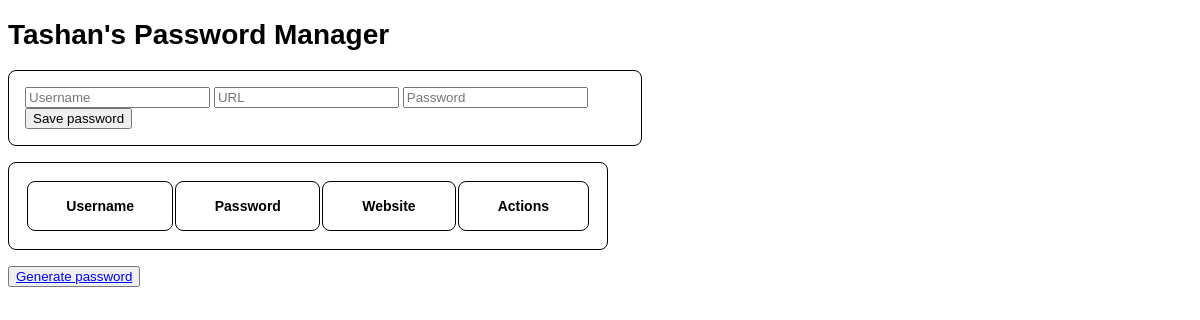
Page /manager on the earlier database version.
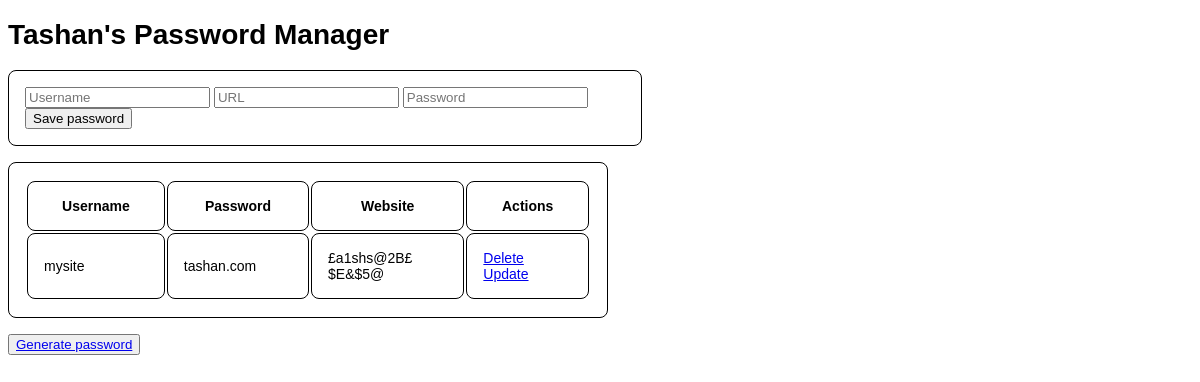
Same page on the later database version.
### app.py (models this page shows, shortened)
class Password(db.Model):
    id = db.Column(db.Integer, primary_key=True)
    username = db.Column(db.String(100), unique=True, nullable=False)
    password = db.Column(db.String(100), unique=True, nullable=False)
    website_id = db.Column(db.Integer, db.ForeignKey('website.id'), nullable=False)
    website = db.relationship('Website', backref=db.backref('password', lazy=True))

class Website(db.Model):
    id = db.Column(db.Integer, primary_key=True)
    name = db.Column(db.String(100), nullable=False, unique=True)

### app.py (the view)
@app.route('/manager', methods=['GET', 'POST'])
def manager():
    if request.method == 'POST':
        username = request.form['username']
        password = request.form['password']
        url = request.form['url']
        website = Website.query.filter_by(name=url).first()
        if website is None:
            try:
                website = Website(name=url)
                db.session.add(website)
                db.session.commit()
            except:
                return 'There was an issue adding the website'
        new_password = Password(username=username, password=password, website=website, website_id=website.id)
        try:
            db.session.add(new_password)
            db.session.commit()
            return redirect('/manager')
        except:
            return 'There was an issue with adding your password'
    else:
        passwords = Password.query.order_by(Password.id).all()
        return render_template('manager.html', passwords=passwords)

### templates/manager.html (shortened to what this page needs)
{% extends 'base.html' %}
{% block body %}
<div>
    <h1>Tashan's Password Manager</h1>
        <form action="/manager" method="POST">
            <input type="text" name="username" id="username" placeholder="Username">
            <input type="text" name="url" id="url" placeholder="URL">
            <input type="password" name="password" id="password" placeholder="Password">
            <input type="submit" value="Save password">
        </form>
        <br>
        <table>
            <tr>
                <th>Username</th>
                <th>Password</th>
                <th>Website</th>
                <th>Actions</th>
            </tr>
        {% for password in passwords %}
            <tr>
                <td>{{ password.username }}</td>
                <td>{{ password.website.name }}</td>
                <td>{{ password.password }}</td>
                <td>
                    <a href="/delete/{{password.id}}">Delete</a>
                    <br>
                    <a href="/update/{{password.id}}">Update</a>
                </td>
            </tr>
        {% endfor %}
        </table>
        <br>
        <button><a href="/">Generate password</a></button>
</div>
{% endblock %}

### templates/base.html (shortened to what this page needs)
<!DOCTYPE html>
<html lang="en">
<head>
    <link rel="stylesheet" href="{{ url_for('static', filename='css/main.css') }}">
</head>
<body>
    {% block body %} {% endblock %}
</body>
</html>

### static/css/main.css (style rules this page uses)
body { background: white; color: black; font-family:'Lucida Sans', 'Lucida Sans Regular', 'Lucida Grande', 'Lucida Sans Unicode', Geneva, Verdana, sans-serif; font-size: 14px; width: 100%; }
form { border: 1px solid black; padding: 1rem; border-radius: 0.5rem; width: 50vw; }
table, th, td { border: 1px solid black; padding: 1rem; border-radius: 0.5rem; width: 50vw; }

Differences in the rows shown:
added Password: username "mysite", website.name "tashan.com", password "£a1shs@2B£$E&$5@"
